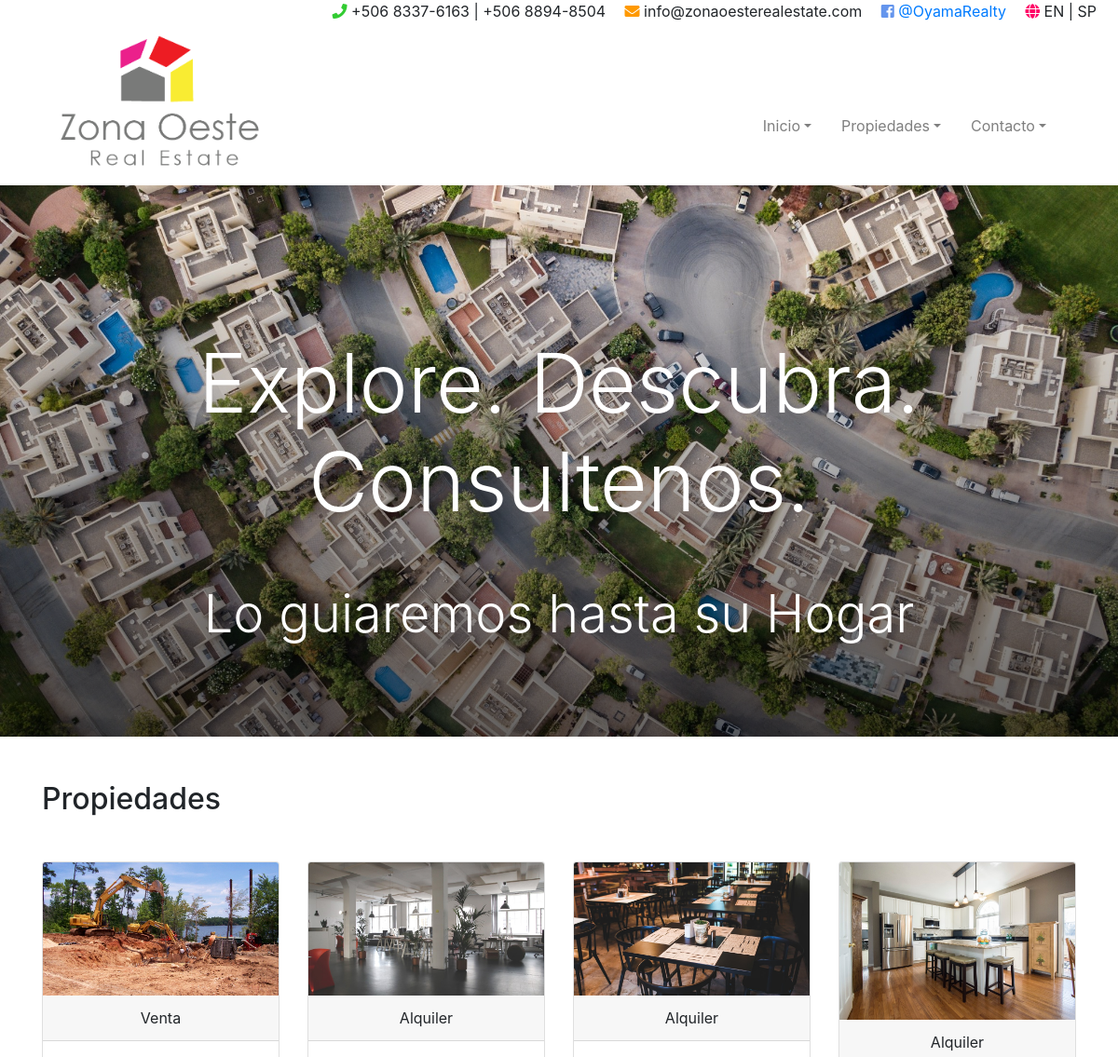
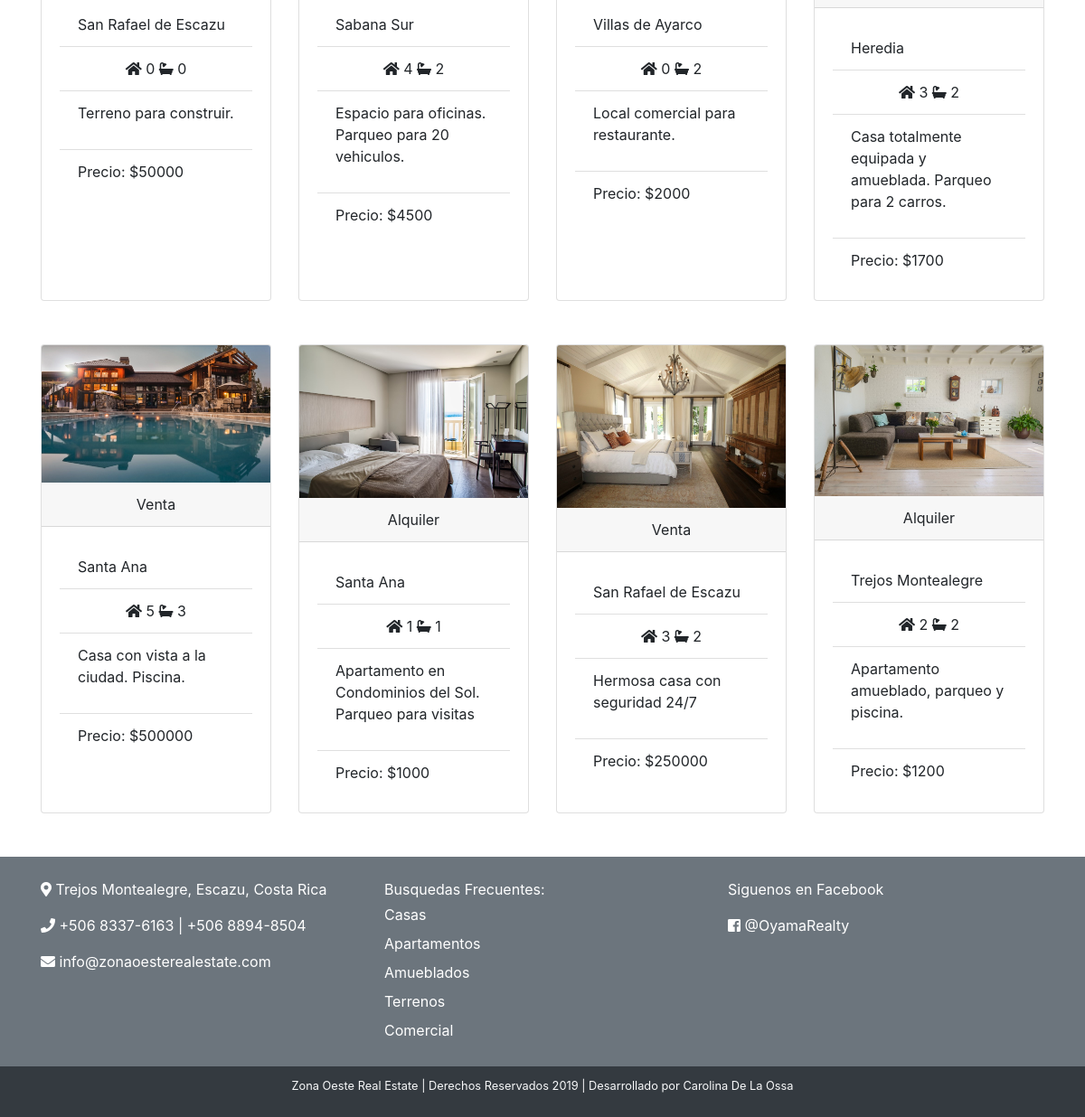
Screenshot of /propiedades.php with the database file from the repository (2 pictures, top to bottom).
### tables this page shows
CREATE TABLE `infoprincipal` (
  `id` int(250) NOT NULL,
  `foto` varchar(250) NOT NULL,
  `categoria` varchar(50) NOT NULL,
  `ubicacion` varchar(50) NOT NULL,
  `habitaciones` int(20) NOT NULL,
  `banos` int(20) NOT NULL,
  `descripcion` varchar(250) NOT NULL,
  `precio` int(20) NOT NULL,
  `creado` date NOT NULL
);

### propiedades.php (the view)
<?php
include("header.php");
include_once("resources/database/dataconfig.php");
$result= mysqli_query($connection, "SELECT * FROM infoprincipal ORDER BY id DESC");
?>
 <div class="jumbotron jumbotron-fluid text-center mb-5" id="prophero" style="height: 37rem">
       <div class="container-fluid text-white mt-xl-5">
        <h2 class="display-2 py-xl-5">Explore. Descubra. Consultenos.</h2>
        <h3 class="display-4">Lo guiaremos hasta su Hogar</h3>
        </div>
    </div>
<div class="container">
    <h2>Propiedades</h2>
      <div class="card-deck my-5">
     <?php
        while($user_data = mysqli_fetch_array($result)) {
        echo "<div class='card'>";
        echo "<img src='resources/database/".$user_data['foto']."' width='200px' class='card-img-top img-fluid'>";
        echo "<div class='card-header text-center'>".$user_data['categoria']."</div>";
        echo "<div class='card-body'>";
        echo "<ul class='list-group list-group-flush'>";
        echo "<li class='list-group-item'>".$user_data['ubicacion']."</li>";
        echo "<li class='list-group-item text-center'><i class='fas fa-home'></i> ".$user_data['habitaciones']." <i class='fas fa-bath'></i> ".$user_data['banos']."</li>";
        echo "<li class='list-group-item'><p>".$user_data['descripcion']."</p></li>";
        echo "<li class='list-group-item'>Precio: $".$user_data['precio']."</li>";
        echo "</ul>";
        echo "</div>";
        echo "</div>";
            if($user_data['id'] % 5 ==+ 0){
                echo "</div><div class ='card-deck my-5'>";
            }
        }
    ?>
</div>
</div>
<?php include("footer.php"); ?>

### resources/styles.css (style rules this page uses)
#prophero { background-image: linear-gradient(rgba(0, 0, 0, -0.8), rgba(0, 0, 0, 0.6)), url("housing.jpg"); background-position: center; background-repeat: no-repeat; background-size: cover; }

### rows the page displays
infoprincipal: foto (picture), categoria "Venta", ubicacion "San Rafael de Escazu", habitaciones "0", banos "0", descripcion "Terreno para construir.", precio "50000"
infoprincipal: foto (picture), categoria "Alquiler", ubicacion "Sabana Sur", habitaciones "4", banos "2", descripcion "Espacio para oficinas. Parqueo para 20 vehiculos.", precio "4500"
infoprincipal: foto (picture), categoria "Alquiler", ubicacion "Villas de Ayarco", habitaciones "0", banos "2", descripcion "Local comercial para restaurante.", precio "2000"
infoprincipal: foto (picture), categoria "Alquiler", ubicacion "Heredia", habitaciones "3", banos "2", descripcion "Casa totalmente equipada y amueblada. Parqueo para 2 carros.", precio "1700"
infoprincipal: foto (picture), categoria "Venta", ubicacion "Santa Ana", habitaciones "5", banos "3", descripcion "Casa con vista a la ciudad. Piscina.", precio "500000"
infoprincipal: foto (picture), categoria "Alquiler", ubicacion "Santa Ana", habitaciones "1", banos "1", descripcion "Apartamento en Condominios del Sol. Parqueo para visitas", precio "1000"
infoprincipal: foto (picture), categoria "Venta", ubicacion "San Rafael de Escazu", habitaciones "3", banos "2", descripcion "Hermosa casa con seguridad 24/7", precio "250000"
infoprincipal: foto (picture), categoria "Alquiler", ubicacion "Trejos Montealegre", habitaciones "2", banos "2", descripcion "Apartamento amueblado, parqueo y piscina.", precio "1200"
